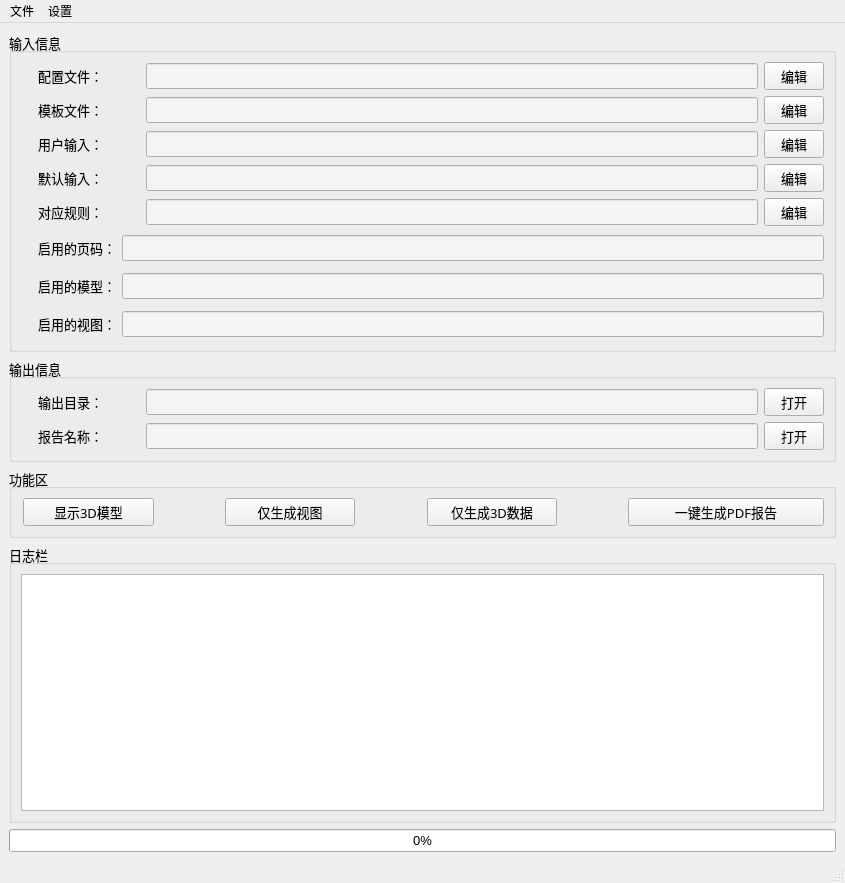
<?xml version="1.0" encoding="UTF-8"?>
<ui version="4.0">
 <class>MainWindow</class>
 <widget class="QMainWindow" name="MainWindow">
  <property name="geometry">
   <rect>
    <x>0</x>
    <y>0</y>
    <width>845</width>
    <height>883</height>
   </rect>
  </property>
  <property name="windowTitle">
   <string>MainWindow</string>
  </property>
  <widget class="QWidget" name="centralwidget">
   <layout class="QGridLayout" name="gridLayout_2">
    <item row="1" column="0">
     <widget class="QGroupBox" name="groupBox_4">
      <property name="font">
       <font>
        <family>Arial</family>
        <pointsize>10</pointsize>
       </font>
      </property>
      <property name="title">
       <string>输出信息</string>
      </property>
      <layout class="QVBoxLayout" name="verticalLayout_2">
       <property name="leftMargin">
        <number>26</number>
       </property>
       <item>
        <layout class="QHBoxLayout" name="horizontalLayout_4">
         <item>
          <widget class="QLabel" name="label_3">
           <property name="minimumSize">
            <size>
             <width>102</width>
             <height>0</height>
            </size>
           </property>
           <property name="font">
            <font>
             <pointsize>10</pointsize>
            </font>
           </property>
           <property name="text">
            <string>输出目录：</string>
           </property>
          </widget>
         </item>
         <item>
          <widget class="QLineEdit" name="leOutputDir">
           <property name="font">
            <font>
             <family>微软雅黑</family>
             <pointsize>10</pointsize>
            </font>
           </property>
           <property name="styleSheet">
            <string notr="true">background-color: rgb(244, 244, 244);r</string>
           </property>
           <property name="readOnly">
            <bool>true</bool>
           </property>
          </widget>
         </item>
         <item>
          <widget class="QPushButton" name="pbOpenDir">
           <property name="maximumSize">
            <size>
             <width>60</width>
             <height>16777215</height>
            </size>
           </property>
           <property name="font">
            <font>
             <family>微软雅黑</family>
            </font>
           </property>
           <property name="text">
            <string>打开</string>
           </property>
          </widget>
         </item>
        </layout>
       </item>
       <item>
        <layout class="QHBoxLayout" name="horizontalLayout_9">
         <item>
          <widget class="QLabel" name="label_4">
           <property name="minimumSize">
            <size>
             <width>102</width>
             <height>0</height>
            </size>
           </property>
           <property name="font">
            <font>
             <pointsize>10</pointsize>
            </font>
           </property>
           <property name="text">
            <string>报告名称：</string>
           </property>
          </widget>
         </item>
         <item>
          <widget class="QLineEdit" name="leReportName">
           <property name="font">
            <font>
             <family>微软雅黑</family>
             <pointsize>10</pointsize>
            </font>
           </property>
           <property name="styleSheet">
            <string notr="true">background-color: rgb(244, 244, 244);r</string>
           </property>
           <property name="readOnly">
            <bool>true</bool>
           </property>
          </widget>
         </item>
         <item>
          <widget class="QPushButton" name="pbOpenPDF">
           <property name="maximumSize">
            <size>
             <width>60</width>
             <height>16777215</height>
            </size>
           </property>
           <property name="font">
            <font>
             <family>微软雅黑</family>
            </font>
           </property>
           <property name="text">
            <string>打开</string>
           </property>
          </widget>
         </item>
        </layout>
       </item>
      </layout>
     </widget>
    </item>
    <item row="2" column="0">
     <widget class="QGroupBox" name="groupBox">
      <property name="font">
       <font>
        <family>Arial</family>
        <pointsize>10</pointsize>
       </font>
      </property>
      <property name="title">
       <string>功能区</string>
      </property>
      <layout class="QHBoxLayout" name="horizontalLayout" stretch="2,1,2,1,2,1,3">
       <property name="leftMargin">
        <number>11</number>
       </property>
       <item>
        <widget class="QPushButton" name="pbShowModels">
         <property name="font">
          <font>
           <family>微软雅黑</family>
           <pointsize>10</pointsize>
          </font>
         </property>
         <property name="text">
          <string>显示3D模型</string>
         </property>
        </widget>
       </item>
       <item>
        <spacer name="horizontalSpacer">
         <property name="orientation">
          <enum>Qt::Horizontal</enum>
         </property>
         <property name="sizeHint" stdset="0">
          <size>
           <width>40</width>
           <height>20</height>
          </size>
         </property>
        </spacer>
       </item>
       <item>
        <widget class="QPushButton" name="pbGenerateViews">
         <property name="font">
          <font>
           <family>微软雅黑</family>
           <pointsize>10</pointsize>
          </font>
         </property>
         <property name="text">
          <string>仅生成视图</string>
         </property>
        </widget>
       </item>
       <item>
        <spacer name="horizontalSpacer_2">
         <property name="orientation">
          <enum>Qt::Horizontal</enum>
         </property>
         <property name="sizeHint" stdset="0">
          <size>
           <width>40</width>
           <height>20</height>
          </size>
         </property>
        </spacer>
       </item>
       <item>
        <widget class="QPushButton" name="pbGenerateData">
         <property name="font">
          <font>
           <family>微软雅黑</family>
           <pointsize>10</pointsize>
          </font>
         </property>
         <property name="text">
          <string>仅生成3D数据</string>
         </property>
        </widget>
       </item>
       <item>
        <spacer name="horizontalSpacer_3">
         <property name="orientation">
          <enum>Qt::Horizontal</enum>
         </property>
         <property name="sizeHint" stdset="0">
          <size>
           <width>40</width>
           <height>20</height>
          </size>
         </property>
        </spacer>
       </item>
       <item>
        <widget class="QPushButton" name="pbGeneratePDF">
         <property name="font">
          <font>
           <family>微软雅黑</family>
           <pointsize>10</pointsize>
          </font>
         </property>
         <property name="text">
          <string>一键生成PDF报告</string>
         </property>
        </widget>
       </item>
      </layout>
     </widget>
    </item>
    <item row="3" column="0">
     <widget class="QGroupBox" name="groupBox_3">
      <property name="font">
       <font>
        <family>Arial</family>
        <pointsize>10</pointsize>
       </font>
      </property>
      <property name="title">
       <string>日志栏</string>
      </property>
      <layout class="QGridLayout" name="gridLayout">
       <item row="0" column="0">
        <widget class="QTextBrowser" name="tbLog">
         <property name="font">
          <font>
           <family>微软雅黑</family>
           <pointsize>10</pointsize>
          </font>
         </property>
        </widget>
       </item>
      </layout>
     </widget>
    </item>
    <item row="4" column="0">
     <widget class="QProgressBar" name="progressBar">
      <property name="font">
       <font>
        <family>Arial</family>
        <pointsize>10</pointsize>
       </font>
      </property>
      <property name="value">
       <number>0</number>
      </property>
     </widget>
    </item>
    <item row="0" column="0">
     <widget class="QGroupBox" name="groupBox_2">
      <property name="font">
       <font>
        <family>Arial</family>
        <pointsize>10</pointsize>
       </font>
      </property>
      <property name="title">
       <string>输入信息</string>
      </property>
      <layout class="QVBoxLayout" name="verticalLayout">
       <property name="leftMargin">
        <number>26</number>
       </property>
       <item>
        <layout class="QHBoxLayout" name="horizontalLayout_2">
         <item>
          <widget class="QLabel" name="label_11">
           <property name="minimumSize">
            <size>
             <width>102</width>
             <height>0</height>
            </size>
           </property>
           <property name="font">
            <font>
             <pointsize>10</pointsize>
            </font>
           </property>
           <property name="text">
            <string>配置文件：</string>
           </property>
          </widget>
         </item>
         <item>
          <widget class="QLineEdit" name="leConfig">
           <property name="font">
            <font>
             <family>微软雅黑</family>
             <pointsize>10</pointsize>
            </font>
           </property>
           <property name="styleSheet">
            <string notr="true">background-color: rgb(244, 244, 244);r</string>
           </property>
           <property name="readOnly">
            <bool>true</bool>
           </property>
          </widget>
         </item>
         <item>
          <widget class="QPushButton" name="pbEditConfig">
           <property name="maximumSize">
            <size>
             <width>60</width>
             <height>16777215</height>
            </size>
           </property>
           <property name="font">
            <font>
             <family>微软雅黑</family>
            </font>
           </property>
           <property name="text">
            <string>编辑</string>
           </property>
          </widget>
         </item>
        </layout>
       </item>
       <item>
        <layout class="QHBoxLayout" name="horizontalLayout_3">
         <item>
          <widget class="QLabel" name="label">
           <property name="minimumSize">
            <size>
             <width>102</width>
             <height>0</height>
            </size>
           </property>
           <property name="font">
            <font>
             <pointsize>10</pointsize>
            </font>
           </property>
           <property name="text">
            <string>模板文件：</string>
           </property>
           <property name="alignment">
            <set>Qt::AlignLeading|Qt::AlignLeft|Qt::AlignVCenter</set>
           </property>
          </widget>
         </item>
         <item>
          <widget class="QLineEdit" name="leTemplate">
           <property name="font">
            <font>
             <family>微软雅黑</family>
             <pointsize>10</pointsize>
            </font>
           </property>
           <property name="styleSheet">
            <string notr="true">background-color: rgb(244, 244, 244);r</string>
           </property>
           <property name="readOnly">
            <bool>true</bool>
           </property>
          </widget>
         </item>
         <item>
          <widget class="QPushButton" name="pbEditTemplate">
           <property name="maximumSize">
            <size>
             <width>60</width>
             <height>16777215</height>
            </size>
           </property>
           <property name="font">
            <font>
             <family>微软雅黑</family>
            </font>
           </property>
           <property name="text">
            <string>编辑</string>
           </property>
          </widget>
         </item>
        </layout>
       </item>
       <item>
        <layout class="QHBoxLayout" name="horizontalLayout_5">
         <item>
          <widget class="QLabel" name="label_2">
           <property name="minimumSize">
            <size>
             <width>102</width>
             <height>0</height>
            </size>
           </property>
           <property name="font">
            <font>
             <pointsize>10</pointsize>
            </font>
           </property>
           <property name="text">
            <string>用户输入：</string>
           </property>
          </widget>
         </item>
         <item>
          <widget class="QLineEdit" name="leUserInput">
           <property name="font">
            <font>
             <family>微软雅黑</family>
             <pointsize>10</pointsize>
            </font>
           </property>
           <property name="styleSheet">
            <string notr="true">background-color: rgb(244, 244, 244);r</string>
           </property>
           <property name="readOnly">
            <bool>true</bool>
           </property>
          </widget>
         </item>
         <item>
          <widget class="QPushButton" name="pbEditUserInput">
           <property name="maximumSize">
            <size>
             <width>60</width>
             <height>16777215</height>
            </size>
           </property>
           <property name="font">
            <font>
             <family>微软雅黑</family>
            </font>
           </property>
           <property name="text">
            <string>编辑</string>
           </property>
          </widget>
         </item>
        </layout>
       </item>
       <item>
        <layout class="QHBoxLayout" name="horizontalLayout_6">
         <item>
          <widget class="QLabel" name="label_5">
           <property name="minimumSize">
            <size>
             <width>102</width>
             <height>0</height>
            </size>
           </property>
           <property name="font">
            <font>
             <pointsize>10</pointsize>
            </font>
           </property>
           <property name="text">
            <string>默认输入：</string>
           </property>
          </widget>
         </item>
         <item>
          <widget class="QLineEdit" name="leDefaultInput">
           <property name="font">
            <font>
             <family>微软雅黑</family>
             <pointsize>10</pointsize>
            </font>
           </property>
           <property name="styleSheet">
            <string notr="true">background-color: rgb(244, 244, 244);r</string>
           </property>
           <property name="readOnly">
            <bool>true</bool>
           </property>
          </widget>
         </item>
         <item>
          <widget class="QPushButton" name="pbEditDefaultInput">
           <property name="maximumSize">
            <size>
             <width>60</width>
             <height>16777215</height>
            </size>
           </property>
           <property name="font">
            <font>
             <family>微软雅黑</family>
            </font>
           </property>
           <property name="text">
            <string>编辑</string>
           </property>
          </widget>
         </item>
        </layout>
       </item>
       <item>
        <layout class="QHBoxLayout" name="horizontalLayout_7">
         <item>
          <widget class="QLabel" name="label_6">
           <property name="minimumSize">
            <size>
             <width>102</width>
             <height>0</height>
            </size>
           </property>
           <property name="font">
            <font>
             <pointsize>10</pointsize>
            </font>
           </property>
           <property name="text">
            <string>对应规则：</string>
           </property>
          </widget>
         </item>
         <item>
          <widget class="QLineEdit" name="leInputFlags">
           <property name="font">
            <font>
             <family>微软雅黑</family>
             <pointsize>10</pointsize>
            </font>
           </property>
           <property name="styleSheet">
            <string notr="true">background-color: rgb(244, 244, 244);r</string>
           </property>
           <property name="readOnly">
            <bool>true</bool>
           </property>
          </widget>
         </item>
         <item>
          <widget class="QPushButton" name="pbEditInputFlags">
           <property name="maximumSize">
            <size>
             <width>60</width>
             <height>16777215</height>
            </size>
           </property>
           <property name="font">
            <font>
             <family>微软雅黑</family>
            </font>
           </property>
           <property name="text">
            <string>编辑</string>
           </property>
          </widget>
         </item>
        </layout>
       </item>
       <item>
        <layout class="QHBoxLayout" name="horizontalLayout_8">
         <item>
          <widget class="QLabel" name="label_7">
           <property name="minimumSize">
            <size>
             <width>0</width>
             <height>32</height>
            </size>
           </property>
           <property name="font">
            <font>
             <pointsize>10</pointsize>
            </font>
           </property>
           <property name="text">
            <string>启用的页码：</string>
           </property>
          </widget>
         </item>
         <item>
          <widget class="QLineEdit" name="leEnabledPages">
           <property name="font">
            <font>
             <family>微软雅黑</family>
             <pointsize>10</pointsize>
            </font>
           </property>
           <property name="styleSheet">
            <string notr="true">background-color: rgb(244, 244, 244);r</string>
           </property>
           <property name="readOnly">
            <bool>true</bool>
           </property>
          </widget>
         </item>
        </layout>
       </item>
       <item>
        <layout class="QHBoxLayout" name="horizontalLayout_11">
         <item>
          <widget class="QLabel" name="label_8">
           <property name="minimumSize">
            <size>
             <width>0</width>
             <height>32</height>
            </size>
           </property>
           <property name="font">
            <font>
             <pointsize>10</pointsize>
            </font>
           </property>
           <property name="text">
            <string>启用的模型：</string>
           </property>
          </widget>
         </item>
         <item>
          <widget class="QLineEdit" name="leEnabledModels">
           <property name="font">
            <font>
             <family>微软雅黑</family>
             <pointsize>10</pointsize>
            </font>
           </property>
           <property name="styleSheet">
            <string notr="true">background-color: rgb(244, 244, 244);r</string>
           </property>
           <property name="readOnly">
            <bool>true</bool>
           </property>
          </widget>
         </item>
        </layout>
       </item>
       <item>
        <layout class="QHBoxLayout" name="horizontalLayout_12">
         <item>
          <widget class="QLabel" name="label_9">
           <property name="minimumSize">
            <size>
             <width>0</width>
             <height>32</height>
            </size>
           </property>
           <property name="font">
            <font>
             <pointsize>10</pointsize>
            </font>
           </property>
           <property name="text">
            <string>启用的视图：</string>
           </property>
          </widget>
         </item>
         <item>
          <widget class="QLineEdit" name="leEnabledViews">
           <property name="font">
            <font>
             <family>微软雅黑</family>
             <pointsize>10</pointsize>
            </font>
           </property>
           <property name="styleSheet">
            <string notr="true">background-color: rgb(244, 244, 244);r</string>
           </property>
           <property name="readOnly">
            <bool>true</bool>
           </property>
          </widget>
         </item>
        </layout>
       </item>
      </layout>
     </widget>
    </item>
   </layout>
  </widget>
  <widget class="QMenuBar" name="menubar">
   <property name="geometry">
    <rect>
     <x>0</x>
     <y>0</y>
     <width>845</width>
     <height>26</height>
    </rect>
   </property>
   <widget class="QMenu" name="menu">
    <property name="title">
     <string>文件</string>
    </property>
    <addaction name="acLoadConfig"/>
   </widget>
   <widget class="QMenu" name="menu_2">
    <property name="title">
     <string>设置</string>
    </property>
    <addaction name="acAutoU3D"/>
    <addaction name="separator"/>
    <addaction name="acAutoShowViewDir"/>
    <addaction name="acAutoShowDataDir"/>
    <addaction name="acAutoShowPDF"/>
   </widget>
   <addaction name="menu"/>
   <addaction name="menu_2"/>
  </widget>
  <widget class="QStatusBar" name="statusbar"/>
  <action name="acLoadConfig">
   <property name="text">
    <string>导入配置文件</string>
   </property>
  </action>
  <action name="acAutoU3D">
   <property name="checkable">
    <bool>true</bool>
   </property>
   <property name="checked">
    <bool>true</bool>
   </property>
   <property name="text">
    <string>自动转换PLY到U3D</string>
   </property>
  </action>
  <action name="acAutoShowPDF">
   <property name="checkable">
    <bool>true</bool>
   </property>
   <property name="text">
    <string>生成报告后自动打开</string>
   </property>
  </action>
  <action name="acAutoShowViewDir">
   <property name="checkable">
    <bool>true</bool>
   </property>
   <property name="text">
    <string>生成视图后自动打开目录</string>
   </property>
  </action>
  <action name="acAutoShowDataDir">
   <property name="text">
    <string>生成数据后自动打开目录</string>
   </property>
  </action>
 </widget>
 <resources/>
 <connections/>
</ui>
